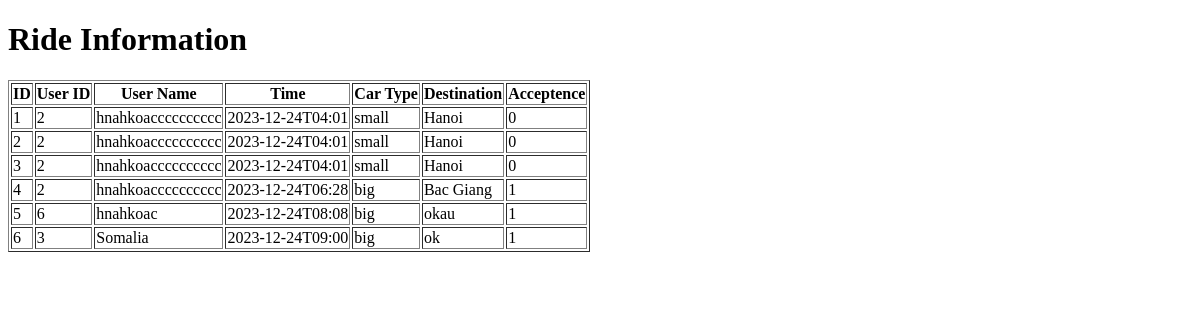
Page /display_rides (signed in) on the earlier database version.
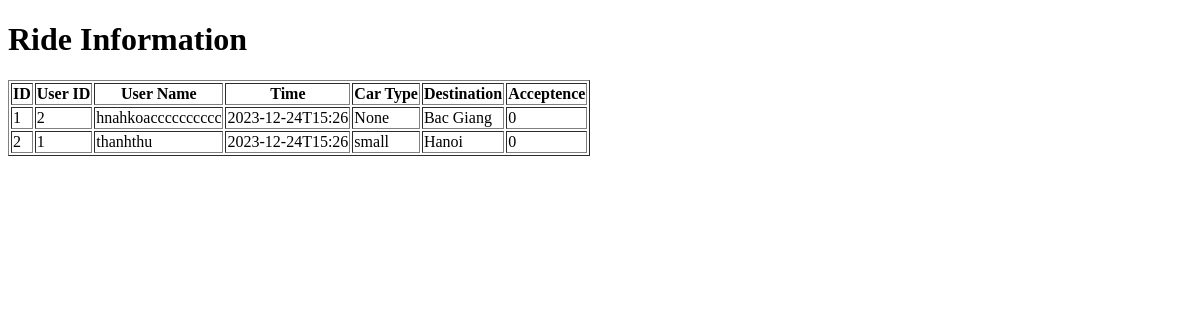
Same page on the later database version.
### tables this page shows
CREATE TABLE rides (id INTEGER PRIMARY KEY, user_id INTEGER, username TEXT, time TEXT, car_type TEXT, destination TEXT, is_accepted INTEGER DEFAULT 0);

### Homework_Lecture8.py (the view)
@app.route('/display_rides')
@login_required
def display_rides():
    db = get_db()
    cursor = db.cursor()
    cursor.execute('SELECT * FROM rides')
    rides_info = cursor.fetchall()
    cursor.close()
    return render_template('display_rides.html', rides_info=rides_info)

### Homework_Lecture8.py (called while the page is built)
def get_db():
    db = getattr(g, '_database', None)
    if db is None:
        db = g._database = sqlite3.connect('./users.db')
        create_table(db)
    return db

@login_manager.user_loader
def load_user(user_id):
    db = get_db()
    cursor = db.cursor()
    cursor.execute('SELECT * FROM users WHERE id = ?', (user_id,))
    user_data = cursor.fetchone()
    cursor.close()
    if user_data:
        user_id, username, password, email, is_driver, location, car_type, book_id, is_accepted = user_data
        user = User(str(user_id))
        user.username = username
        user.password = password
        user.email = email
        user.is_driver = is_driver
        user.location = location if location else generate_user_location(user_id)
        user.car_type = car_type
        user.book_id = book_id
        user.is_accepted = is_accepted
        return user

### templates/display_rides.html (shortened to what this page needs)
<!DOCTYPE html>
<html lang="en">
<head>
</head>
<body>
    <h1>Ride Information</h1>
    <table border="1">
        <tr>
            <th>ID</th>
            <th>User ID</th>
            <th>User Name</th>
            <th>Time</th>
            <th>Car Type</th>
            <th>Destination</th>
            <th>Acceptence</th>
        </tr>
        {% for ride in rides_info %}
        <tr>
            <td>{{ ride[0] }}</td>
            <td>{{ ride[1] }}</td>
            <td>{{ ride[2] }}</td>
            <td>{{ ride[3] }}</td>
            <td>{{ ride[4] }}</td>
            <td>{{ ride[5] }}</td>
            <td>{{ ride[6] }}</td>
        </tr>
        {% endfor %}
    </table>
</body>
</html>

Differences in the rows shown:
removed rides: id "3", user "2", username "hnahkoacccccccccc", time "2023-12-24T04:01", car_type "small", destination "Hanoi", is_accepted "0"
removed rides: id "4", user "2", username "hnahkoacccccccccc", time "2023-12-24T06:28", car_type "big", destination "Bac Giang", is_accepted "1"
removed rides: id "5", user "6", username "hnahkoac", time "2023-12-24T08:08", car_type "big", destination "okau", is_accepted "1"
removed rides: id "6", user "3", username "Somalia", time "2023-12-24T09:00", car_type "big", destination "ok", is_accepted "1"
changed rides "hnahkoacccccccccc": time "2023-12-24T04:01" → "2023-12-24T15:26"; car_type "small" → "None"; destination "Hanoi" → "Bac Giang"
changed rides "small": user "2" → "1"; username "hnahkoacccccccccc" → "thanhthu"; time "2023-12-24T04:01" → "2023-12-24T15:26"
